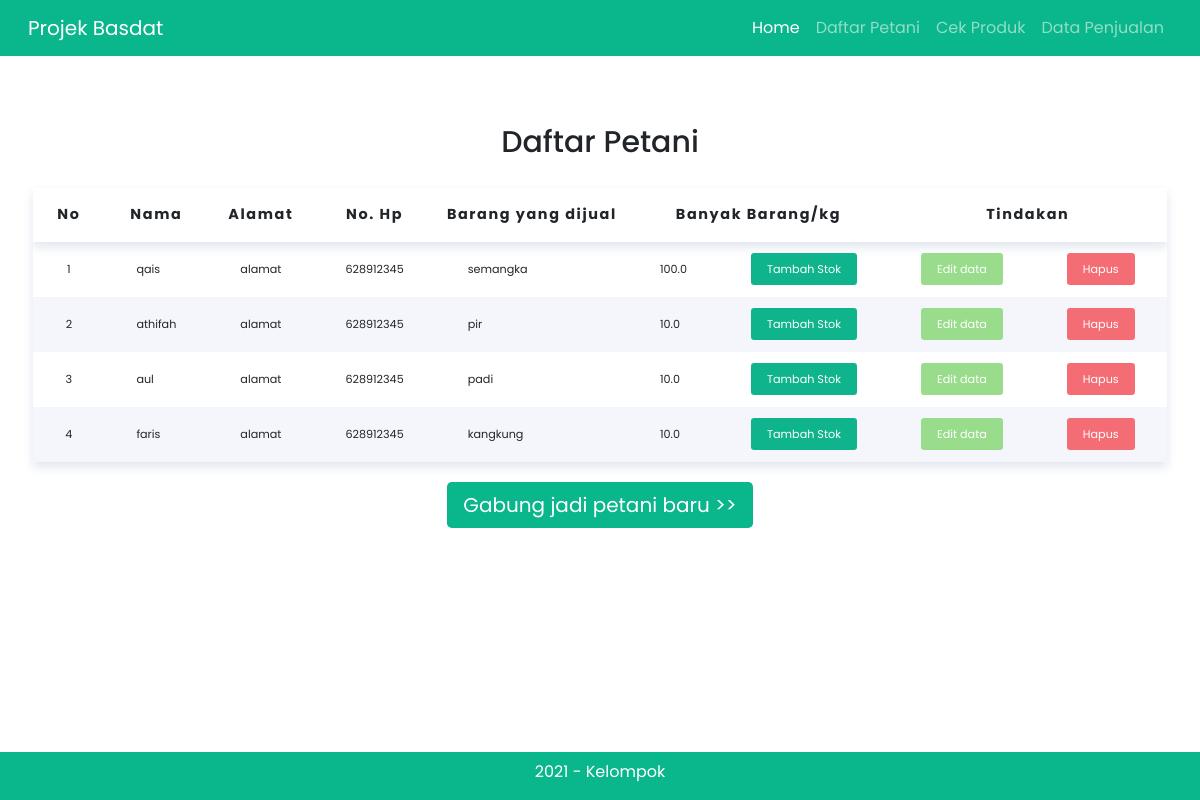
The app's page /listpetani.php, older data.
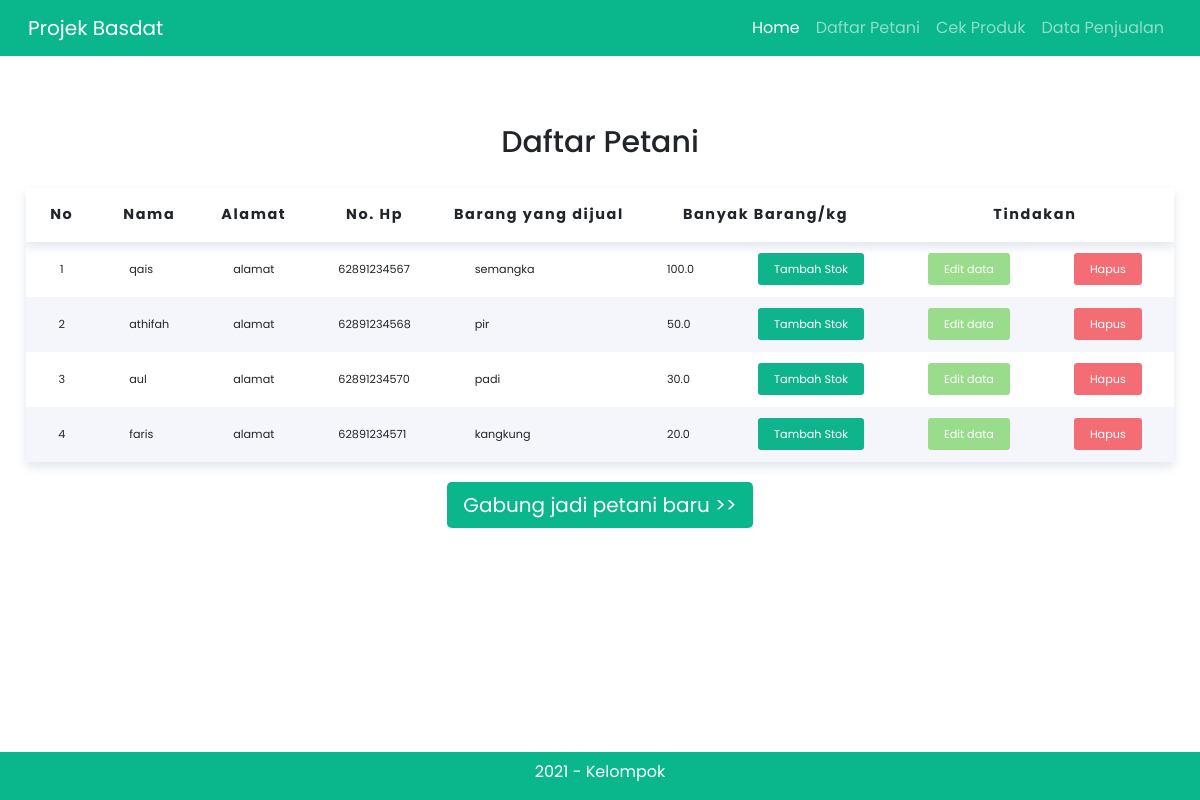
The same page, newer data.
### tables this page shows
CREATE TABLE `petani` (
  `id_petani` int(11) NOT NULL AUTO_INCREMENT,
  `petani_produk` varchar(255) NOT NULL,
  `nama` varchar(255) NOT NULL,
  `alamat` text NOT NULL,
  `nomor_hp` varchar(20) NOT NULL,
  CONSTRAINT petani_ID_PK PRIMARY KEY(id_petani)
);

CREATE TABLE `produk` (
  `id_produk` int(11) NOT NULL AUTO_INCREMENT,
  `nama_produk` varchar(255) NOT NULL,
  `berat_barang` float(5,1) NOT NULL,
  `tanggal_panen` date NULL DEFAULT CURRENT_DATE,
  `harga_barang` decimal(10,2) NOT NULL,
  CONSTRAINT produk_id_PK PRIMARY KEY(id_produk),
  CONSTRAINT produk_barangID_FK FOREIGN KEY(nama_produk) REFERENCES barang(nama_barang)
);

### listpetani.php (the view, shortened to what this page needs)
<?php
include "navigation/header.php";
?>
    <h1 class="list-title">Daftar Petani</h1>
    <div class="row justify-content-center">
    <div class="col-auto">
    <table>
      <thead>
        <tr class="text-center">
          <th scope="col">No</th>
          <th scope="col">Nama</th>
          <th scope="col">Alamat</th>
          <th scope="col">No. Hp</th>
          <th scope="col">Barang yang dijual</th>
          <th scope="col" colspan='2'>Banyak Barang/kg</th>
          <th scope="col" colspan='2'>Tindakan</th>
        </tr>
      </thead>
      <tbody>
    <?php
		$query = mysqli_query($conn, "SELECT * FROM petani");
    $query2 = mysqli_query($conn, "SELECT * FROM produk");
		$no=1;
		while($petani = mysqli_fetch_array($query)){
			echo "<tr>";
			echo "<td class='text-center'>".$no++."</td>";
			echo "<td>".$petani['nama']."</td>";
			echo "<td>".$petani['alamat']."</td>";
			echo "<td>".$petani['nomor_hp']."</td>";
			$produk = mysqli_fetch_array($query2);
			echo "<td>".$produk['nama_produk']."</td>";
			echo "<td>".$produk['berat_barang']."</td>";
      echo "<td class='text-center'>";
			echo "<a class='tambah' href='stok.php?id=".$produk['id_produk']."'>Tambah Stok</a>";
			echo "</td>";
      echo "<td class='text-center'>";
			echo "<a class='edit' href='edit.php?id=".$petani['id_petani']."'>Edit data</a>";
			echo "</td>";
      echo "<td class='text-center'>";
			echo "<a class='hapus' href='hapus.php?id_petani=".$petani['id_petani']."'>Hapus</a>";
			echo "</td>";
			echo "</tr>";
			}
		?>
      </tbody>
    </table>
    </div>
    </div>
    <div class="bttn">
      <div class="row">
        <div class="col text-center">
          <a class="btn btn-primary btn-lg" href="form.php" role="button">Gabung jadi petani baru >></a>
        </div>
      </div>
    </div>
<?php
include "navigation/footer.php";
?>

### navigation/header.php (shortened to what this page needs)
<!DOCTYPE html>
<html lang="en">
<head>
    <link rel="stylesheet" href="https://stackpath.bootstrapcdn.com/bootstrap/4.4.1/css/bootstrap.min.css"/>
    <link href="https://cdn.jsdelivr.net/npm/bootstrap@5.1.2/dist/css/bootstrap.min.css" rel="stylesheet">
    <link rel="stylesheet" href="css/liststyle.css">
</head>
<body>
<nav class="navbar navbar-expand-lg navbar-dark" style = "background-color: #0ab68b">
    <div class="container-fluid">
    <a class="navbar-brand" href="#">Projek Basdat</a>
    <div class="collapse navbar-collapse" id="navbarNav">
        <ul class="navbar-nav ml-auto">
        <li class="nav-item active">
            <a class="nav-link" href="index.php">Home<span class="sr-only">(current)</span></a>
        </li>
        <li class="nav-item">
            <a class="nav-link" href="listpetani.php">Daftar Petani</a>
        </li>
        <li class="nav-item">
            <a class="nav-link" href="listbarang.php">Cek Produk</a>
        </li>
        <li class="nav-item">
            <a class="nav-link" href="listpenjualan.php">Data Penjualan</a>
        </li>
        </ul>
    </div>
    </div>
</nav>
</body>
</html>

### navigation/footer.php (shortened to what this page needs)
    <footer class="text-white text-center fixed-bottom" style = "padding-top : 8px; background-color : #0ab68b">
      <p style = "font-size : 16px">2021 - Kelompok </p>
    </footer>
  </body>
</html>

### css/liststyle.css (style rules this page uses)
* { font-family: "poppins", sans-serif; }
table { border-collapse: collapse; box-shadow: 0 5px 10px #e1e5ee; background-color: white; overflow: hidden; }
thead { box-shadow: 0 5px 10px #e1e5ee; }
th { padding: 1rem 0.7rem; letter-spacing: 0.1rem; font-size: 0.9rem; font-weight: 700; }
tr:nth-child(even) { background-color: #f4f6fb ; }
td { padding: 1.2rem 2rem; font-size: 0.7rem; }
.hapus { border-radius: 0.2rem; background-color: #f46d75; padding: 0.5rem 1rem; text-align: center; color: white; transition-duration: 0.4s; text-decoration: none; }
.edit { border-radius: 0.2rem; background-color: #98dc8c; padding: 0.5rem 1rem; text-align: center; color: white; transition-duration: 0.4s; text-decoration: none; }
.tambah { border-radius: 0.2rem; background-color: #10b48c; padding: 0.5rem 1rem; text-align: center; color: white; transition-duration: 0.4s; text-decoration: none; }
.bttn { padding-top: 20px; }
a.btn.btn-primary.btn-lg { background: #0ab68b; border: none; }
.list-title { text-align: center; font-size: 30px; padding-top: 20px; padding-bottom: 20px; }

Row changes from the older to the newer data that the page shows:
changed petani "qais": nomor_hp "628912345" → "62891234567"
changed petani "athifah": nomor_hp "628912345" → "62891234568"; produk.berat_barang "10.0" → "50.0"
changed petani "aul": nomor_hp "628912345" → "62891234570"; produk.berat_barang "10.0" → "30.0"
changed petani "faris": nomor_hp "628912345" → "62891234571"; produk.berat_barang "10.0" → "20.0"
